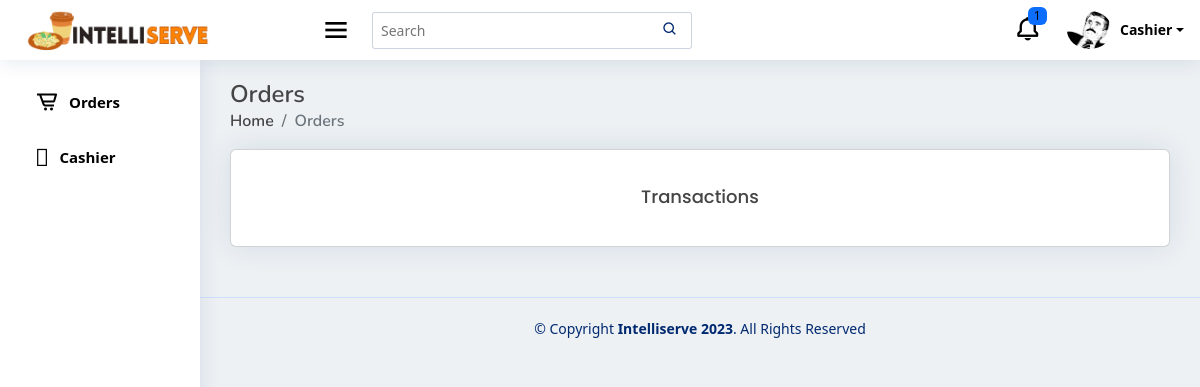
The page /order (signed in) on the database as committed earlier.
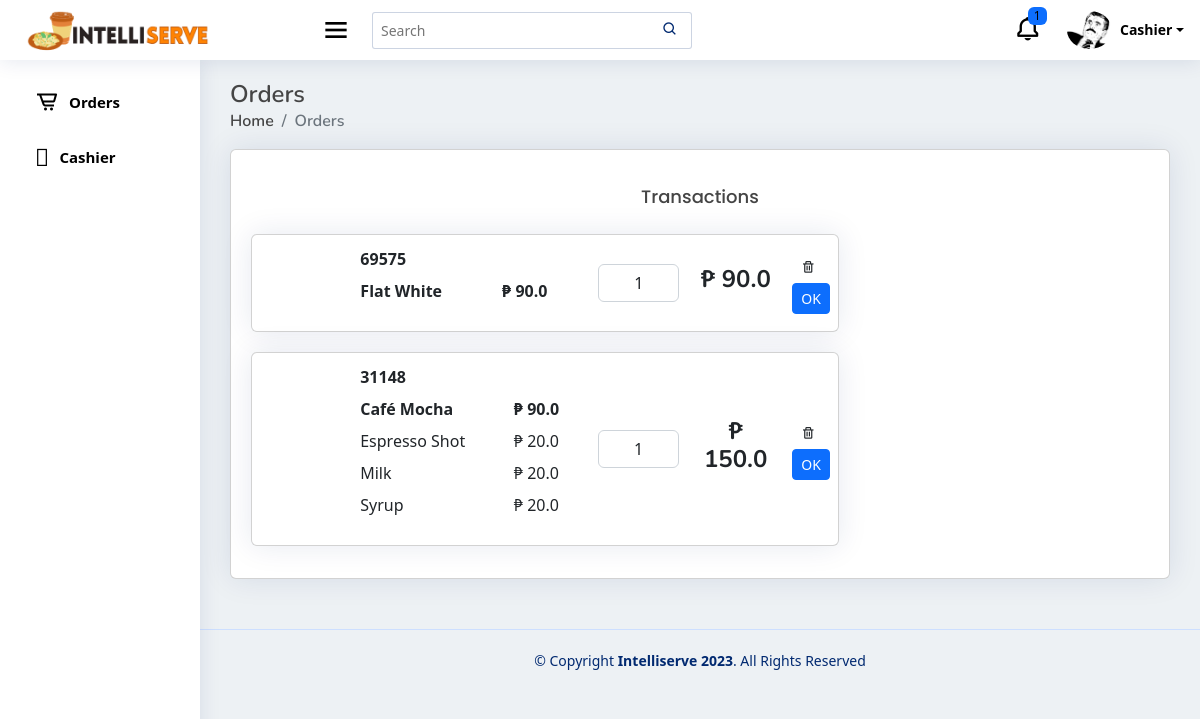
The same page on the database as committed later.
### pos/models.py (models this page shows, shortened)
class buyItem(models.Model):
    buyName= models.CharField (max_length=255, null=True, blank=True)
    buySize = models.CharField(max_length=15, null=True, blank=True)
    buyQuantityMenu = models.PositiveIntegerField (null=True, blank=True)
    buyPrice = models.FloatField (null=True, blank=True)
    buyAddOns1 = models.CharField (max_length=255, null=True, blank=True)
    buyAddOns2 = models.CharField (max_length=255, null=True, blank=True)
    buyAddOns3 = models.CharField (max_length=255, null=True, blank=True)
    buyAddOns4 = models.CharField (max_length=255, null=True, blank=True)
    buyAddOns5 = models.CharField (max_length=255, null=True, blank=True)
    menuAOPrice1 = models.FloatField(default=0,null=True, blank=True)
    menuAOPrice2 = models.FloatField(default=0,null=True, blank=True)
    menuAOPrice3 = models.FloatField(default=0,null=True, blank=True)
    menuAOPrice4 = models.FloatField(default=0,null=True, blank=True)
    menuAOPrice5 = models.FloatField(default=0,null=True, blank=True)
    buyingredient1 = models.CharField (max_length=255, null=True, blank=True)
    buyingredient2 = models.CharField (max_length=255, null=True, blank=True)
    buyingredient3 = models.CharField (max_length=255, null=True, blank=True)
    buyingredient4 = models.CharField (max_length=255, null=True, blank=True)
    buyingredient5 = models.CharField (max_length=255, null=True, blank=True)
    buyingredient6 = models.CharField (max_length=255, null=True, blank=True)
    buyingredient7 = models.CharField (max_length=255, null=True, blank=True)
    buyingredient8 = models.CharField (max_length=255, null=True, blank=True)
    buyingredient9 = models.CharField (max_length=255, null=True, blank=True)
    buyingredient10 = models.CharField (max_length=255, null=True, blank=True)
    transaction = models.BooleanField(default=False)
    buyOrBought = models.BooleanField(default=False)
    DoneOrder = models.BooleanField(default=False)
    payment_method = models.CharField(max_length=255, choices=PAYMENT_CHOICES, null=True, blank=True)
    DineIn_Out = models.CharField(max_length=255, choices=IN_OUT, null=True, blank=True)
    AllPayment = models.FloatField(null=True, blank=True)
    tenderedPayment = models.FloatField(null=True, blank=True)
    orderNumber = models.PositiveIntegerField (null=True, blank=True)
    dateordered = models.DateTimeField (null=True, blank=True)
    priceSize = models.FloatField( null=True, blank=True)

### pos/views.py (the view)
# urls.py: path('order', views.order, name='order'),
@login_required
def order(request):
    buyitemform = BuyItemForms()
    stocks = Stocks.objects.first()
    menuDrinks = MenuDrinks.objects.all()
    menuCategory = MenuCategory.objects.all()
    buyitem = buyItem.objects.all()
    total_price = calculate_total_price(buyitem)
    context = {
        'buyitemform': buyitemform,
        'stocks': stocks,
        'menuDrinks': menuDrinks,
        'menuCategory': menuCategory,
        'buyitem': buyitem,
        'total_price': total_price
    }
    return render(request, 'order.html', context)

### pos/forms.py
class BuyItemForms(forms.ModelForm):
    class Meta:
        model = buyItem
        fields = [
            "transaction", "buyOrBought", "buySize", "buyQuantityMenu", "buyName", "buyPrice",
            "buyAddOns1", "buyAddOns2", "buyAddOns3", "buyAddOns4", "buyAddOns5",
            "menuAOPrice1", "menuAOPrice2", "menuAOPrice3", "menuAOPrice4", "menuAOPrice5",
            "buyingredient1", "buyingredient2", "buyingredient3", "buyingredient4", "buyingredient5",
            "buyingredient6", "buyingredient7", "buyingredient8", "buyingredient9", "buyingredient10",
            "payment_method", "DineIn_Out", "AllPayment", "tenderedPayment", "orderNumber", "dateordered", "DoneOrder",
            "priceSize"
        ]
        widgets = {
            'payment_method': forms.RadioSelect(choices=(('cash', 'Cash'), ('gcash', 'GCash'))),
            'DineIn_Out': forms.RadioSelect(choices=(('IN', 'Dine In'), ('OUT', 'Dine Out'))),
        }

### pos/views.py (called while the page is built)
def calculate_total_price(buyitem):
    total = 0
    for item in buyitem:
        if not item.transaction and item.total_price:
            total += item.total_price
    rounded_total = round(total, 2)
    return rounded_total

### pos/templates/order.html (shortened to what the changed rows need)
{% load static %}
<!DOCTYPE html>
<html lang="en">
<head>
    <link rel="stylesheet" href="https://cdnjs.cloudflare.com/ajax/libs/font-awesome/6.4.0/css/all.min.css"
 />
    <link href='https://unpkg.com/boxicons@2.1.4/css/boxicons.min.css' rel='stylesheet'>
    <link rel="stylesheet" href="{% static 'style.css' %}">
    <link rel="stylesheet" href="https://cdnjs.cloudflare.com/ajax/libs/twitter-bootstrap/5.2.0/css/bootstrap.min.css">
    <link rel="stylesheet" href="https://cdn.datatables.net/1.13.4/css/dataTables.bootstrap5.min.css">
</head>
<body>
    <main id="main" class="main">
      <div class="pagetitle">
        <h1>Orders</h1>
      </div>
      <section class="section dashboard">
        <div class="row">
          <div class="col-lg-12 col-sm-12">
            <div class="card">
              <div class="card-body">
                {% for cart in buyitem %}
                {% if cart.buyOrBought and not cart.DoneOrder %}
                  <div class="row">
                    <div class="col-8">
                      <div class="d-block order-card">
                        <div class="card mb-3 m-1">
                          <div class="row g-1">
                            <div class="col-12">
                              <div class="card-body mb-0 p-0">
                                <table class="table table-responsive table-borderless mb-0 p-0">
                                  <tbody>
                                    <tr>
                                      <td class="col-2" style="vertical-align: middle;">
                                      </td>
                                      <td class="col-5">
                                        <table class="table nested-table table-sm table-borderless p-0">
                                          <tbody>
                                            <tr>
                                              <td>
                                                <strong>{{ cart.orderNumber }}</strong>
                                              </td>
                                            </tr>
                                            <tr>
                                              <td class="main-menu">
                                                <strong>{{ cart.buyName }}</strong>
                                              </td>
                                              <td class="main-menu-price">
                                                <strong>&#8369; {{ cart.buyPrice }}</strong>
                                              </td>
                                            </tr>
                                            <tr>
                                              {% if cart.buyAddOns1 %}
                                                <td class="td-text">{{ cart.buyAddOns1 }}</td>
                                                <td class="td-text">&#8369; {{ cart.menuAOPrice1 }}</td>
                                              {% endif %}
                                            </tr>
                                            <tr>
                                              {% if cart.buyAddOns2 %}
                                                <td class="td-text">{{ cart.buyAddOns2 }}</td>
                                                <td class="td-text">&#8369; {{ cart.menuAOPrice2 }}</td>
                                              {% endif %}
                                            </tr>
                                            <tr>
                                              {% if cart.buyAddOns3 %}
                                                <td class="td-text">{{ cart.buyAddOns3 }}</td>
                                                <td class="td-text">&#8369; {{ cart.menuAOPrice3 }}</td>
                                              {% endif %}
                                            </tr>
                                          </tbody>
                                        </table>
                                      </td>
                                      <td class="col-2" style="vertical-align: middle;">
                                        <div class="input-group my-auto">
                                          <input class="form-control" style="text-align: center;" value="{{ cart.buyQuantityMenu }}"
                                            readonly>
                                        </div>
                                      </td>
                                      <td class="col-2 text-center total-price" style="vertical-align: middle;">
                                        <h4><strong>&#8369; {{ cart.AllPayment }}</strong></h4>
                                      </td>
                                      <td class="col-1" style="vertical-align: middle;">
                                        <button class="btn btn-sm delete-btn" data-bs-toggle="modal"
                                          data-bs-target="#deletemodal"><i class='bx bx-trash'></i></button>
                                        {% url 'pos:update_done_order' cart.pk as update_done_order_url %}
                                        <button type="button" class="btn btn-primary btn-sm"
                                          onclick="location.href='{{ update_done_order_url }}'">OK</button>
                                      </td>
                                    </tr>
                                  </tbody>
                                </table>
                              </div>
                            </div>
                          </div>
                        </div>
                      </div>
                    </div>
                  </div>
                {% endif %}
              {% endfor %}
              </div>
            </div>
          </div>
        </div>
      </section>
    </main>
</body>
</html>

Rows that differ between the two databases and show on the page:
added buyItem: orderNumber "69575", buyName "Flat White", buyPrice "90.0", buyQuantityMenu "1", AllPayment "90.0"
added buyItem: orderNumber "31148", buyName "Café Mocha", buyPrice "90.0", buyAddOns1 "Espresso Shot", menuAOPrice1 "20.0", buyAddOns2 "Milk", menuAOPrice2 "20.0", buyAddOns3 "Syrup", menuAOPrice3 "20.0", buyQuantityMenu "1", AllPayment "150.0"
